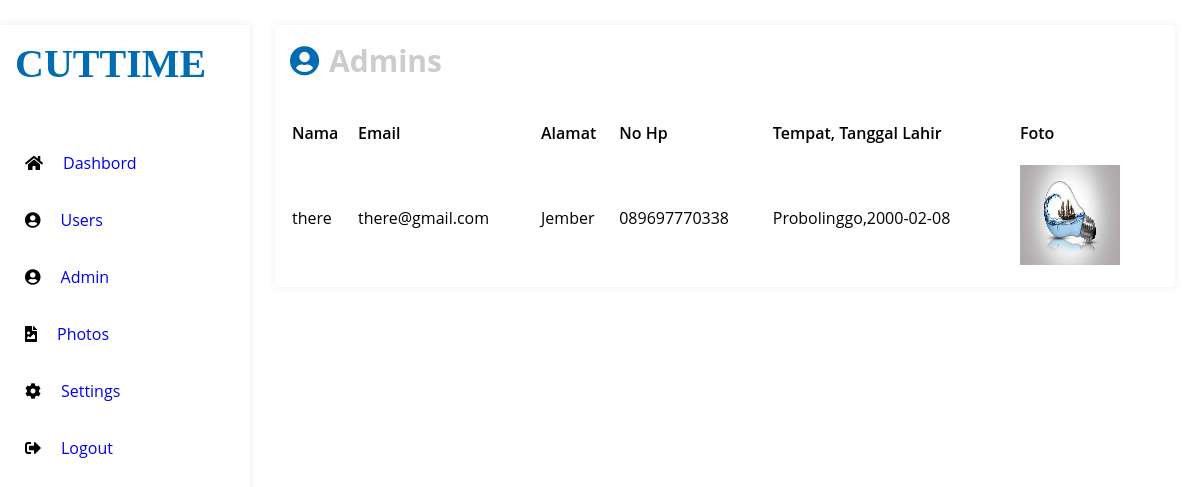
Screenshot of /Admin_Art/admin.php (signed in) with the database file from the repository.
### tables this page shows
CREATE TABLE `user` (
  `id_user` int(20) NOT NULL,
  `nama` varchar(100) DEFAULT NULL,
  `email` varchar(50) DEFAULT NULL,
  `alamat` varchar(150) DEFAULT NULL,
  `no_hp` varchar(20) DEFAULT NULL,
  `tgl_lahir` date DEFAULT NULL,
  `tempat_lahir` varchar(45) DEFAULT NULL,
  `photos` varchar(100) NOT NULL,
  `level` varchar(50) NOT NULL,
  `password` varchar(255) DEFAULT NULL
);

### Admin_Art/admin.php (the view, shortened to what this page needs)
<!DOCTYPE html>
<html lang="id">
<head>
    <link rel="stylesheet" href="css/fontawesome.css">
    <link rel="stylesheet" href="css/main.css">
</head>
<body>
    <div class="sidebar-nav">
        <div class="logo">
            <a href="#">
                <h1>CUTTIME</h1>
            </a>
        </div>
        <div class="side-nav">
            <ul>
                <li>
                    <span><i class="fas fa-home"></i></span>
                    <a href="index.php">Dashbord</a>
                </li>
                <li>
                    <span><i class="fa fa-user-circle"></i></span>
                    <a href="user.php">Users</a>
                </li>
                <li>
                    <span><i class="fa fa-user-circle"></i></span>
                    <a href="admin.php">Admin</a>
                </li>
                <li>
                    <span><i class="fa fa-file-image"></i></span>
                    <a href="photos.php">Photos</a>
                </li>
                <li>
                    <span><i class="fa fa-cog"></i></span>
                    <a href="setting.php">Settings</a>
                </li>
                <li>
                    <span><i class="fa fa-sign-out-alt"></i></span>
                    <a href="logout.php">Logout</a>
                </li>
            </ul>
        </div>
    </div>
    <div class="main_contant">
        <div class="bread-crumbs">
            <ul>
                <li>
                    <span><i class="fas fa-user-circle"></i></span>
                    <h3>Admins</h3>
                </li>
            </ul>
        </div>
        <div class="main">
            <?php
                $sql = "select * from user WHERE level = 'admin'";
                $query = $koneksi->query($sql);
            ?>
                <table>
                    <thead>
                        <tr>
                            <td>Nama</td>
                            <td>Email</td>
                            <td>Alamat</td>
                            <td>No Hp</td>
                            <td>Tempat, Tanggal Lahir</td>
                            <td>Foto</td>
                        </tr>
                    </thead>
                    <tbody>
                         <?php
                            while ($baris = $query->fetch(PDO::FETCH_ASSOC)) {
                                echo "<tr>";
                                echo "<td>" . $baris['nama'] . "</td>";
                                echo "<td>" . $baris['email'] . "</td>";
                                echo "<td>" . $baris['alamat'] . "</td>";
                                echo "<td>" . $baris['no_hp'] . "</td>";
                                echo "<td>" . $baris['tempat_lahir'] . ",". $baris['tgl_lahir'] ."</td>";
                                echo "<td><img src='../profil/".$baris['photos']."' width='100' height='100'></td>";
                                echo "</tr>";
                            }
                        ?>
                    </tbody>
                </table>
            </div>
    </div>
</body>
</html>

### Admin_Art/css/main.css (style rules this page uses)
* { margin: 0; padding: 0; box-sizing: border-box; }
body { width: 100%; overflow-x: hidden; font-family: "open sans"; }
a { text-decoration: none; font-size: 16px; }
ul , li { list-style-type: none; }
.sidebar-nav { width: 250px; padding: 15px; background-color: #fff; height: 100%; box-shadow: 0 0 8px rgb(233, 233, 233); position: fixed; overflow: hidden; overflow-y: auto; }
.logo { margin-bottom: 50px; }
.logo h1 { color: #006DB2; font-family: "Righteous"; font-size: 40px; }
.side-nav ul li { display: flex; align-items: center; margin: 5px 0; padding:15px 10px; width: 100%; transition: .4s; cursor: pointer; }
.side-nav ul li span { margin-right: 20px; }
.main_contant { margin: 25px; margin-left: 275px; padding: 15px; box-shadow: 0 0 8px rgb(238, 238, 238); }
.main_contant .bread-crumbs { margin-bottom: 20px; }
.main_contant .bread-crumbs ul li { display: flex; align-items: center; }
.main_contant .bread-crumbs ul li span { color: #006DB2; margin-right: 10px; font-size: 30px; }
.main_contant .bread-crumbs ul li h3 { font-size: 30px; color: #ccc; }
.main { margin-top: 20px; display: grid; }
.main table thead tr td { font-weight: 600; color: #000; line-height: 60px; }

### rows the page displays
user: nama "there", email "there@gmail.com", alamat "Jember", no_hp "089697770338", tempat_lahir "Probolinggo", tgl_lahir "2000-02-08", photos (picture)
